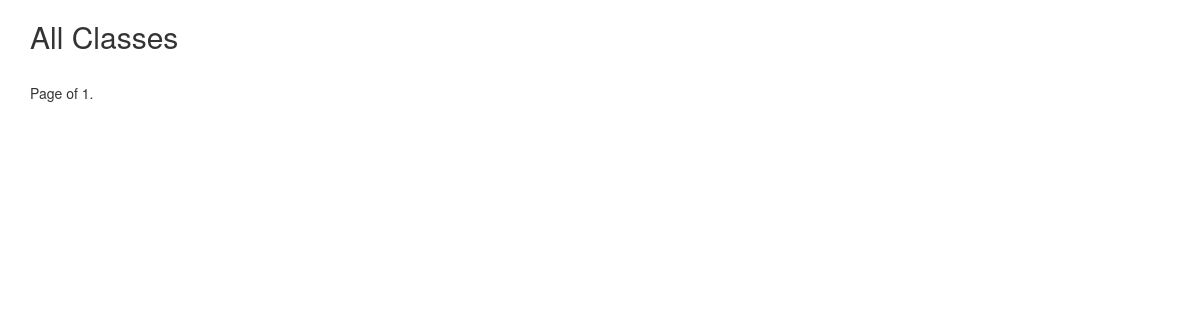
The page /course/ on the database as committed earlier.
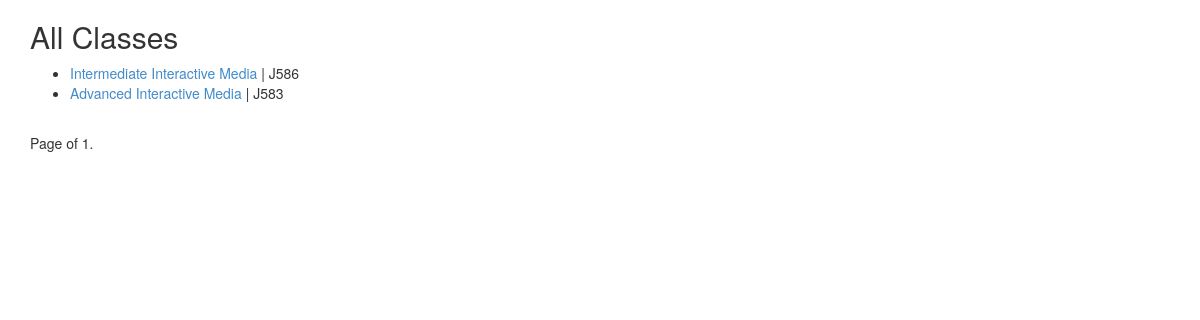
The same page on the database as committed later.
### roster/models.py (models this page shows, shortened)
class Course(models.Model):
	name = models.CharField(unique=True, max_length=50)
	callnumber = models.CharField( max_length=4)
	instructor = models.CharField(max_length=50)
	description = models.CharField(max_length=200)
	term = models.CharField(max_length=50)
	students = models.ManyToManyField('Student')
	date = models.DateField()
	class Meta(object):
		verbose_name_plural = "Courses"
		ordering = ('-date', 'name')

### roster/views.py (the view)
# urls.py: url(r'^course/$', views.courseList, name='roster_course_list'),
def courseList(request):
	course_list = Course.objects.all()
	paginator = Paginator(course_list, 25)
	page = request.GET.get('page')
	try:
		courses = paginator.page(page)
	except PageNotAnInteger:
		courses = paginator.page(1)
	except EmptyPage:
		courses = paginator.page(paginator.num_pages)
	return render(request, 'roster/course_list.html', {'courses': courses})

### roster/templates/roster/course_list.html (shortened to what this page needs)
{% extends "base.html" %}
{% block content %}
<h2>All Classes</h2>
<ul>
{% for course in courses %}
	<li><a href="{{ course.id }}">{{ course.name }}</a> | {{ course.callnumber }}</li>
{% endfor %}
</ul>
<div class="pagination">
	<span class="step-links">
		<span class="current">
			Page {{ course.number }} of {{ courses.paginator.num_pages }}.
		</span>
	</span>
</div>
{% endblock %}

### newschool/templates/base.html (shortened to what this page needs)
<!DOCTYPE html>
<html>
<head>
	<link href="{{ STATIC_URL }}css/bootstrap.min.css" rel="stylesheet">
</head>
<body>
	<div class="container">
		{% block content %}{% endblock %}
	</div>
</body>
</html>

Rows that differ between the two databases and show on the page:
added Course: name "Intermediate Interactive Media", callnumber "J586"
added Course: name "Advanced Interactive Media", callnumber "J583"
